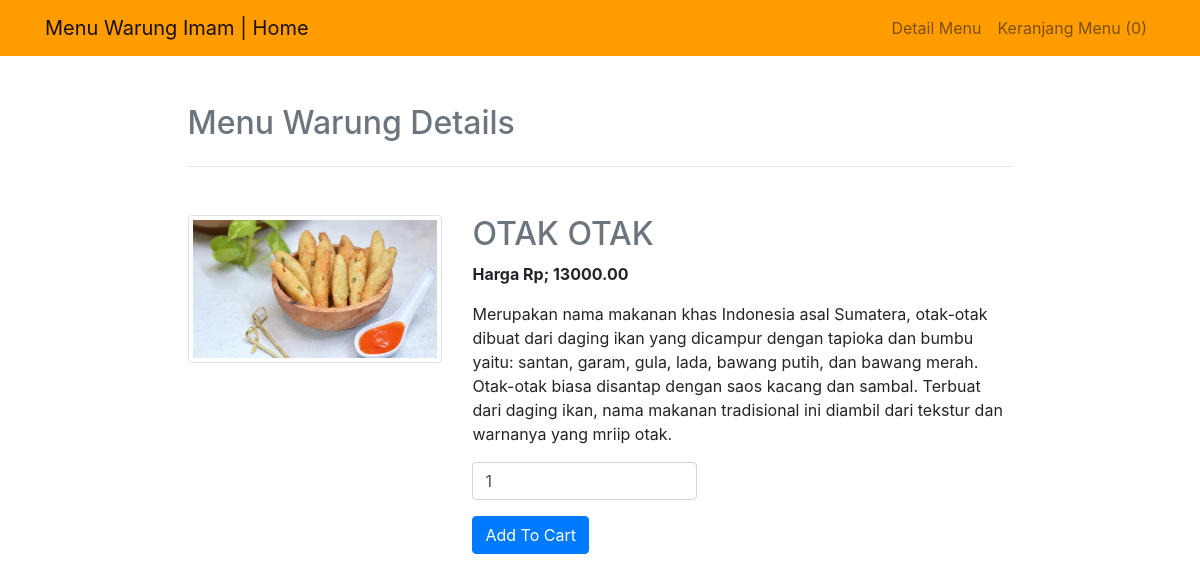
Page /view_details.php?id=22 on the committed database.
### tables this page shows
CREATE TABLE `products` (
  `PID` int(10) UNSIGNED NOT NULL,
  `PRODUCT` varchar(45) NOT NULL DEFAULT '',
  `PRICE` double(10,2) NOT NULL DEFAULT 0.00,
  `IMAGE` varchar(45) NOT NULL DEFAULT '',
  `DESCRIPTION` text DEFAULT NULL
);

### view_details.php (the view, shortened to what this page needs)
<?php
	include "config.php";
	$data=[];
	$sql="select * from products where PID={$_GET["id"]}";
	$res=$con->query($sql);
	if($res->num_rows>0){
		$data=$row=$res->fetch_assoc();
	}
?>
<html>
	<head>
		<link rel="stylesheet" href="https://maxcdn.bootstrapcdn.com/bootstrap/4.0.0/css/bootstrap.min.css">
    </head>
    <body>
	<?php include "navbar.php"; ?>
        <div class='container mt-5'>
			<div class='row'>
				<div class='col-md-9 mx-auto'>
					<h2 class='text-muted mb-4'>Menu Warung Details</h2><hr>
					<div class='row mt-5'>
						<div class='col-md-4'>
							  <img src="images/<?php echo $data["IMAGE"]; ?>" class='img-thumbnail'>
						</div>
						<div class='col-md-8'>
							<h2 class='text-muted'><?php echo $data["PRODUCT"]; ?></h2>
							<p class="font-weight-bold">Harga Rp; <?php echo $data["PRICE"]; ?></p>
							<p><?php echo $data["DESCRIPTION"]; ?></p>
							<form method='post' action='<?php echo $_SERVER["REQUEST_URI"];?>'>
									<p><input type='number' min='1' value='1' name='qty' required class='form-control col-md-5'></p>
								<input type='submit' name='submit' value='Add To Cart' class='btn btn-primary'>
							</form>
						</div>
					</div>
				</div>
			</div>
		</div>
    </body>
</html>

### rows in the picture
products: IMAGE (picture), PRODUCT "OTAK OTAK", PRICE "13000.00", DESCRIPTION "Merupakan nama makanan khas Indonesia asal Sumatera, otak-otak dibuat dari daging ikan yang dicampur dengan tapioka dan bumbu yaitu: santan, garam, gula, lada, bawang putih, dan bawang merah. Otak-otak biasa disantap dengan saos kacang dan sambal. Terbuat dari daging ikan, nama makanan tradisional ini diambil dari tekstur dan warnanya yang mriip otak."

### other values in the picture
$cart->get_cart_count() "0"
